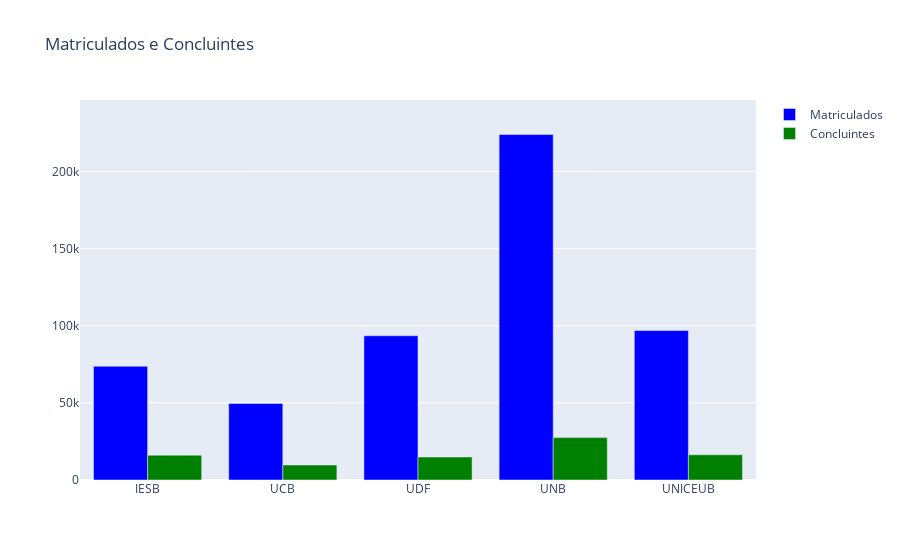

Write notebook code for a chart like this one.
### Markdown cell above
### Qual é a taxa de alunos matriculados e concluintes em cada uma das instituições analisadas?

### Code cell
colunas_analise = ["QT_MAT", "QT_CONC"]
dados_ano = dados_censo_padronizado.groupby("SG_IES")[colunas_analise].sum()
maior_valor_y = dados_ano.max().max()

fig_geral = go.Figure()
fig_geral.add_trace(go.Bar(
    x=dados_ano.index,
    y=dados_ano["QT_MAT"],
    name="Matriculados",
    marker_color="blue"
))
fig_geral.add_trace(go.Bar(
    x=dados_ano.index,
    y=dados_ano["QT_CONC"],
    name="Concluintes",
    marker_color="green"
))

fig_geral.update_layout(
    title="Matriculados e Concluintes",
    barmode="group",
    yaxis_range=[0, maior_valor_y * 1.1]
)

fig_geral.show()

### Figure 1 — Plotly figure (JSON) as saved in the notebook; plotly's stock layout.template omitted (floating-point values rounded to 4 significant figures)
{"data": [{"marker": {"color": "blue"}, "name": "Matriculados", "type": "bar", "x": ["IESB", "UCB", "UDF", "UNB", "UNICEUB"], "y": [73700.0, 49600.0, 93490.0, 223900.0, 96870.0]}, {"marker": {"color": "green"}, "name": "Concluintes", "type": "bar", "x": ["IESB", "UCB", "UDF", "UNB", "UNICEUB"], "y": [16070.0, 9702.0, 14890.0, 27490.0, 16330.0]}], "layout": {"barmode": "group", "title": {"text": "Matriculados e Concluintes"}, "yaxis": {"range": [0, 246300.0]}}}
